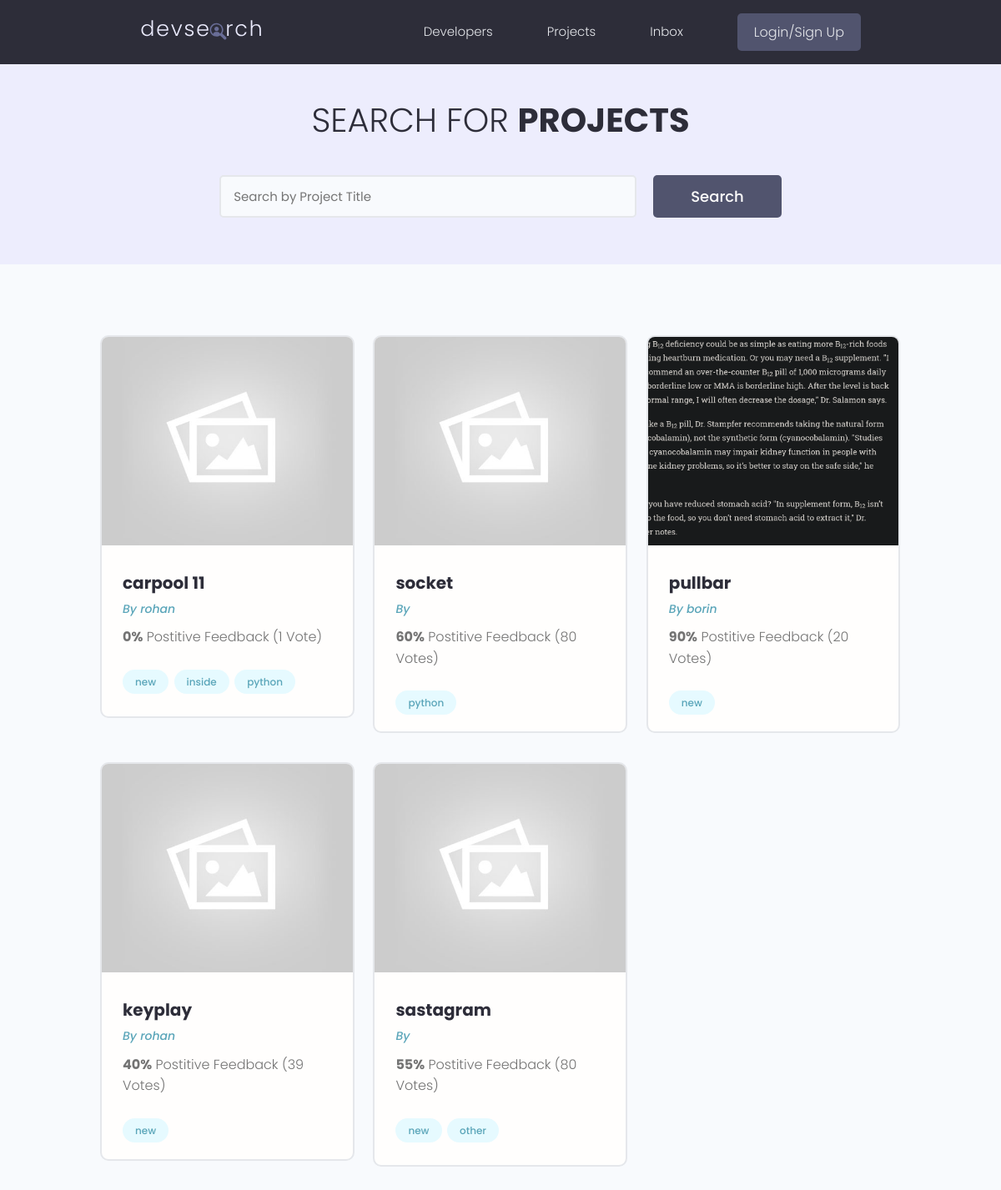
The app's page /project/, older data.
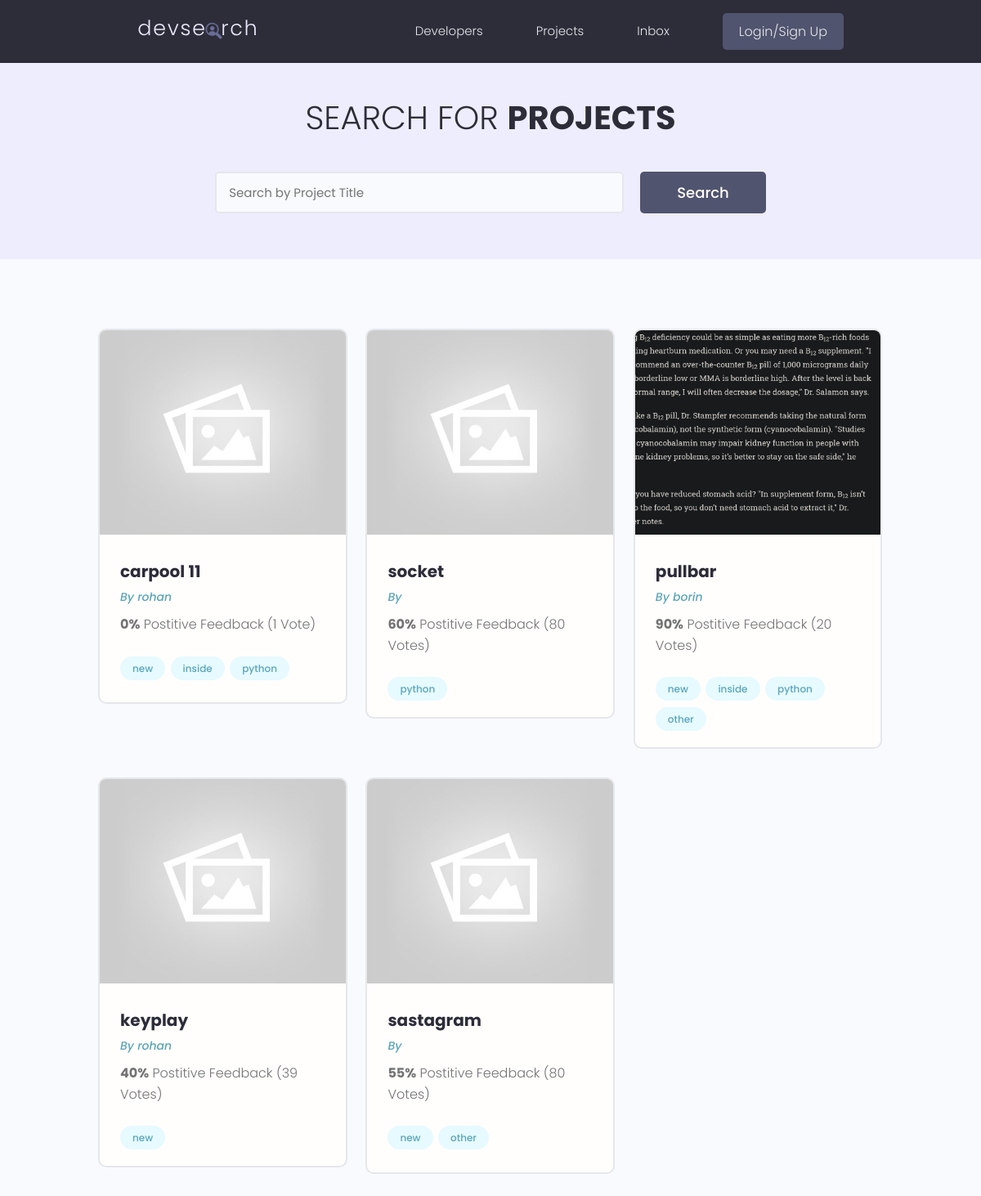
The same page, newer data.
### project/models.py (models this page shows, shortened)
class project(models.Model):
    owner = models.ForeignKey(Profile,null=True,blank=True,on_delete=models.SET_NULL)
    title = models.CharField( max_length=200)
    description = models.TextField( null = True , blank = True )
    featured_image = models.ImageField(null=True,blank=True,default="default.jpg")
    demo_link = models.CharField( max_length=2000,null = True , blank = True)
    source_link = models.CharField( max_length=2000,null = True , blank = True)
    tags = models.ManyToManyField('Tag',blank=True)
    vote_total = models.IntegerField(default = 0 ,null = True,blank = True)
    vote_ratio = models.IntegerField(default = 0 ,null = True,blank = True)
    created = models.DateTimeField(auto_now_add=True)
    id = models.UUIDField( default = uuid.uuid4,unique = True,editable = False,primary_key = True)

class Tag(models.Model):
    name = models.CharField( max_length=200)
    created = models.DateTimeField(auto_now_add=True)
    id = models.UUIDField( default = uuid.uuid4,unique = True,editable = False,primary_key = True)
    def __str__(self):
        return self.name

### users/models.py (models this page shows, shortened)
class Profile(models.Model):
    user = models.OneToOneField(User,on_delete=models.CASCADE,null=True,blank=True)
    name = models.CharField(max_length=200,blank=True,null=True)
    username =  models.CharField(max_length=200,blank=True,null=True)
    email = models.EmailField(max_length=500,blank=True,null=True)
    location = models.CharField(max_length=200,blank=True,null=True)
    short_intro = models.CharField(max_length=200,blank=True,null=True)
    bio = models.TextField(blank=True,null=True)
    profile_image = models.ImageField(blank=True,null=True,upload_to='profiles/',default='profiles/user-default.png')
    social_github = models.CharField(max_length=200,blank=True,null=True)
    social_twitter = models.CharField(max_length=200,blank=True,null=True)
    social_linkedin = models.CharField(max_length=200,blank=True,null=True)
    social_youtube = models.CharField(max_length=200,blank=True,null=True)
    social_website = models.CharField(max_length=200,blank=True,null=True)
    created = models.DateTimeField(auto_now_add=True)
    id = models.UUIDField( default = uuid.uuid4,unique = True,editable = False,primary_key = True)
    class Meta:
        ordering = ['created']

### project/views.py (the view)
# urls.py: path('project/',include('project.urls')),
def project(request):
    project = projectmodel.objects.all()
    context={ 'project': project }
    return render(request,'project/project.html', context )

### project/templates/project/project.html (shortened to what this page needs)
{% extends "main.html" %}
{% block content %}
<main class="projects">
    <section class="hero-section text-center">
      <div class="container container--narrow">
        <div class="hero-section__box">
          <h2>Search for <span>Projects</span></h2>
        </div>
        <div class="hero-section__search">
          <form class="form" action="#" method="get">
            <div class="form__field">
              <input class="input input--text" id="formInput#search" type="text" name="text"
                placeholder="Search by Project Title" />
            </div>
            <input class="btn btn--sub btn--lg" type="submit" value="Search" />
          </form>
        </div>
      </div>
    </section>
    <section class="projectsList">
      <div class="container">
        <div class="grid grid--three">
          {% for project in project %}
          <div class="column">
            <div class="card project">
              <a href="{% url "proj" project.id %}" class="project">
                <img class="project__thumbnail" src="{{project.featured_image.url}}" alt="project thumbnail" />
                <div class="card__body">
                  <h3 class="project__title">{{project.title}}</h3>
                  <p><a class="project__author" href="{% url 'profiles'   %}">By {{project.owner.name}}</a></p>
                  <p class="project--rating">
                    <span style="font-weight: bold;">{{project.vote_ratio}}%</span> Postitive
                    Feedback ({{project.vote_total}} Vote{{project.vote_total|pluralize:"s"}})
                  </p>
                  <div class="project__tags">
                    {% for tag in project.tags.all %}
                    <span class="tag tag--pill tag--main">
                      <small>{{tag}}</small>
                    </span>
                    {% endfor %}
                  </div>
                </div>
              </a>
            </div>
          </div>
          {% endfor %}
        </div>
      </div>
    </section>
  </main>
{% endblock content %}

Row changes from the older to the newer data that the page shows:
changed project "pullbar": gains Tag (name "inside"); gains Tag (name "python"); gains Tag (name "other")
